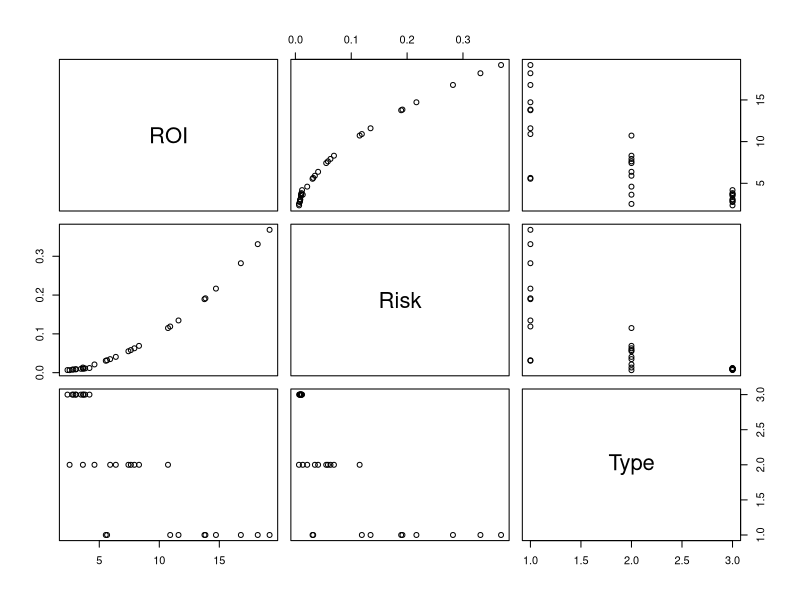
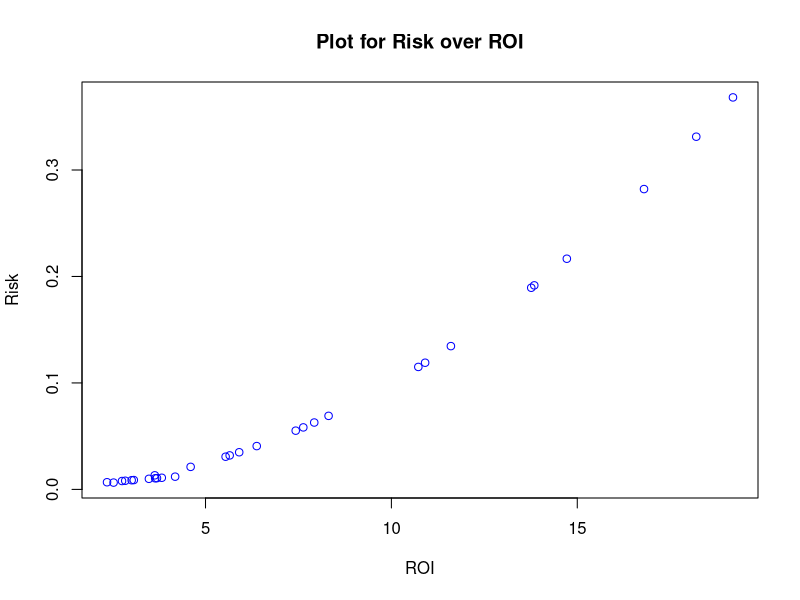

R code for these plots, in order:
invest <-read.table("invest.tab")
head(invest)
plot(invest)
plot(invest$ROI,invest$Risk, xlab = "ROI",ylab = "Risk",main = "Plot for Risk over ROI",col="Blue")
